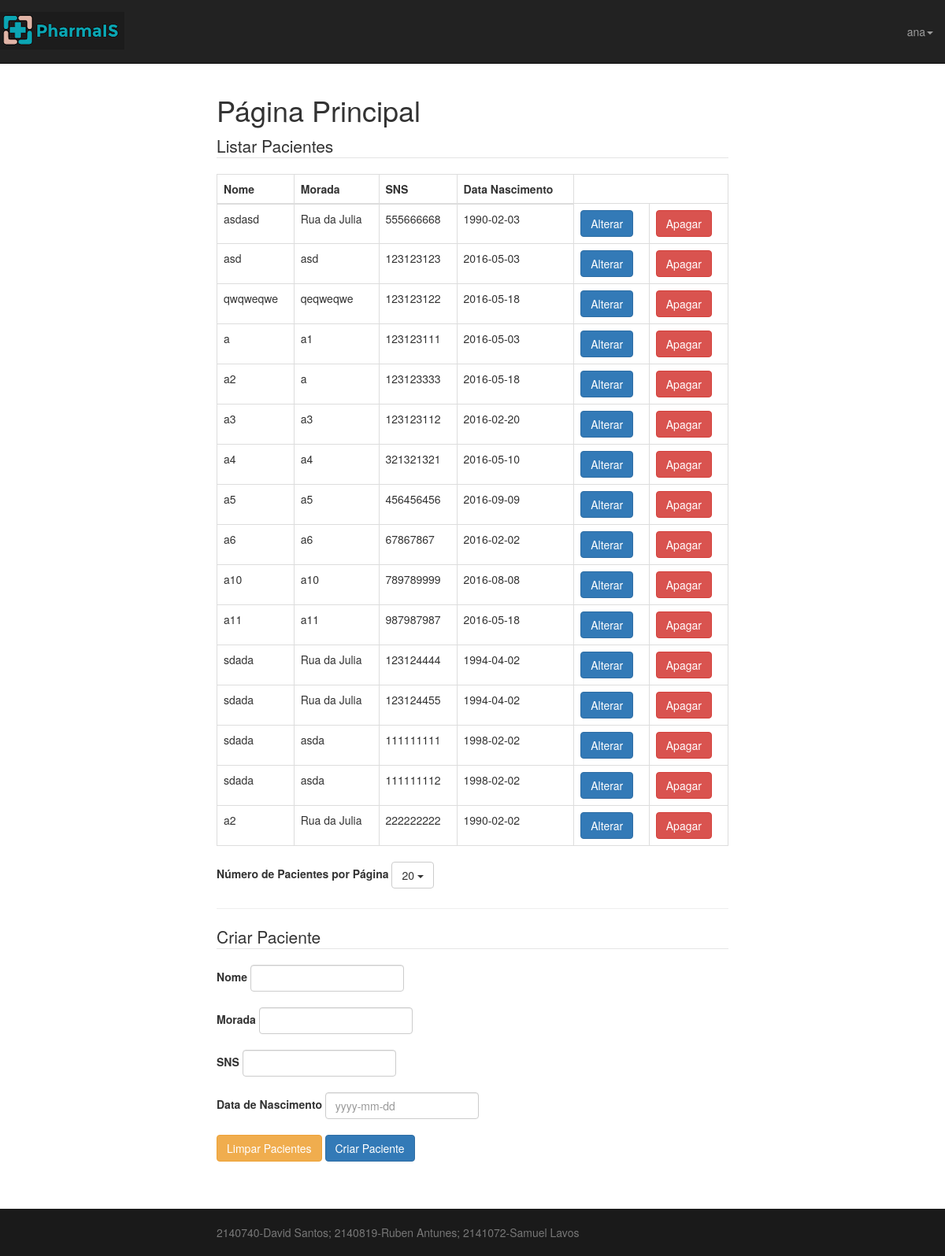
Page /Site/pacientes.php (signed in) on the committed database.
### tables this page shows
CREATE TABLE IF NOT EXISTS `paciente` (
  `id` int(10) NOT NULL AUTO_INCREMENT,
  `nomeP` varchar(128) NOT NULL,
  `moradaP` varchar(256) NOT NULL,
  `snsP` varchar(9) NOT NULL,
  `dataNascimP` date NOT NULL,
  PRIMARY KEY (`id`),
  UNIQUE KEY `sns` (`snsP`)
);

### Site/pacientes.php (called while the page is built, shortened)
<?php
	require_once("model/pacientes.model.php");
	$nomeP = "";
	$moradaP = "";
	$snsP = "";
	$dataNascimP = "";
 $pacientes = listarPaciente($nomeP, $moradaP, $snsP, $dataNascimP);
	require("view/top.template.php");
	require("view/pacientes.subview.php");
	require("view/bottom.template.php");

### Site/inc/db.php (called while the page is built, shortened)
<?php
function db(){
	$maquina = "localhost";
	$utilizador = "root";
	$senha="";
	$bd="dbis";
	$_ApplicationDBConnection = @new mysqli($maquina, $utilizador, $senha, $bd);
	return $_ApplicationDBConnection;
}

### Site/model/pacientes.model.php (called while the page is built, shortened)
<?php
require_once("inc/db.php");
function listarPaciente(){
	$query = "SELECT id, nomeP, moradaP, snsP, dataNascimP ".
	    "FROM paciente";
	$stmt= db()->prepare($query);
	$stmt->execute();
	$result = $stmt->get_result();
	return $result->fetch_all(MYSQL_ASSOC);
}

### Site/view/pacientes.subview.php (the view, shortened to what this page needs)
<fieldset>
    <legend>Listar Pacientes</legend>
	<table class="table table-bordered">
		<thead>
	  		<tr>
				<th>Nome</th>
				<th>Morada</th>
				<th>SNS</th>
				<th>Data Nascimento</th>
			</tr>
		</thead>
		<tbody>
		 	<?php
		 		foreach ($pacientes as $linha) {
					echo "\n<tr>";
					echo "<td>".$linha['nomeP']."</td>";
					echo "<td>".$linha['moradaP']."</td>";
					echo "<td>".$linha['snsP']."</td>";
					echo "<td>".$linha['dataNascimP']."</td>";
					?>
					<?php echo '<td><a class="btn btn-primary" href="pacientes_update.php?id='.$linha['id'].'" role="button">Alterar</a></td>';?>
						<td>
							<form action="paciente_delete.php" method="POST">
								<input type="submit" class="btn btn-danger" role="button" value="Apagar">
							</form>
						</td>
					</tr>
		    <?php } ?>
		</tbody>
	</table>
	<div class="dropdown"><label>Número de Pacientes por Página
  <button class="btn btn-default dropdown-toggle" type="button" id="dropdownMenu1" data-toggle="dropdown" aria-haspopup="true" aria-expanded="true">
    20
    <span class="caret"></span>
  </button>
</div>
	<hr>
</fieldset>

### Site/css/logo-nav.css (style rules this page uses)
body { padding-top: 70px; }
@media (min-width:768px) { body { padding-top: 100px; } }

### Site/css/custom.css (style rules this page uses)
html { position: relative; min-height: 100%; }
body { margin-bottom: 60px; }

### rows in the picture
paciente: nomeP "asdasd", moradaP "Rua da Julia", snsP "555666668", dataNascimP "1990-02-03"
paciente: nomeP "asd", moradaP "asd", snsP "123123123", dataNascimP "2016-05-03"
paciente: nomeP "qwqweqwe", moradaP "qeqweqwe", snsP "123123122", dataNascimP "2016-05-18"
paciente: nomeP "a", moradaP "a1", snsP "123123111", dataNascimP "2016-05-03"
paciente: nomeP "a2", moradaP "a", snsP "123123333", dataNascimP "2016-05-18"
paciente: nomeP "a3", moradaP "a3", snsP "123123112", dataNascimP "2016-02-20"
paciente: nomeP "a4", moradaP "a4", snsP "321321321", dataNascimP "2016-05-10"
paciente: nomeP "a5", moradaP "a5", snsP "456456456", dataNascimP "2016-09-09"
paciente: nomeP "a6", moradaP "a6", snsP "67867867", dataNascimP "2016-02-02"
paciente: nomeP "a10", moradaP "a10", snsP "789789999", dataNascimP "2016-08-08"
paciente: nomeP "a11", moradaP "a11", snsP "987987987", dataNascimP "2016-05-18"
paciente: nomeP "sdada", moradaP "Rua da Julia", snsP "123124444", dataNascimP "1994-04-02"
paciente: nomeP "sdada", moradaP "Rua da Julia", snsP "123124455", dataNascimP "1994-04-02"
paciente: nomeP "sdada", moradaP "asda", snsP "111111111", dataNascimP "1998-02-02"
paciente: nomeP "sdada", moradaP "asda", snsP "111111112", dataNascimP "1998-02-02"
paciente: nomeP "a2", moradaP "Rua da Julia", snsP "222222222", dataNascimP "1990-02-02"

### other values in the picture
getUserInfo()['name'] "ana"
$tituloPagina "Página Principal"
